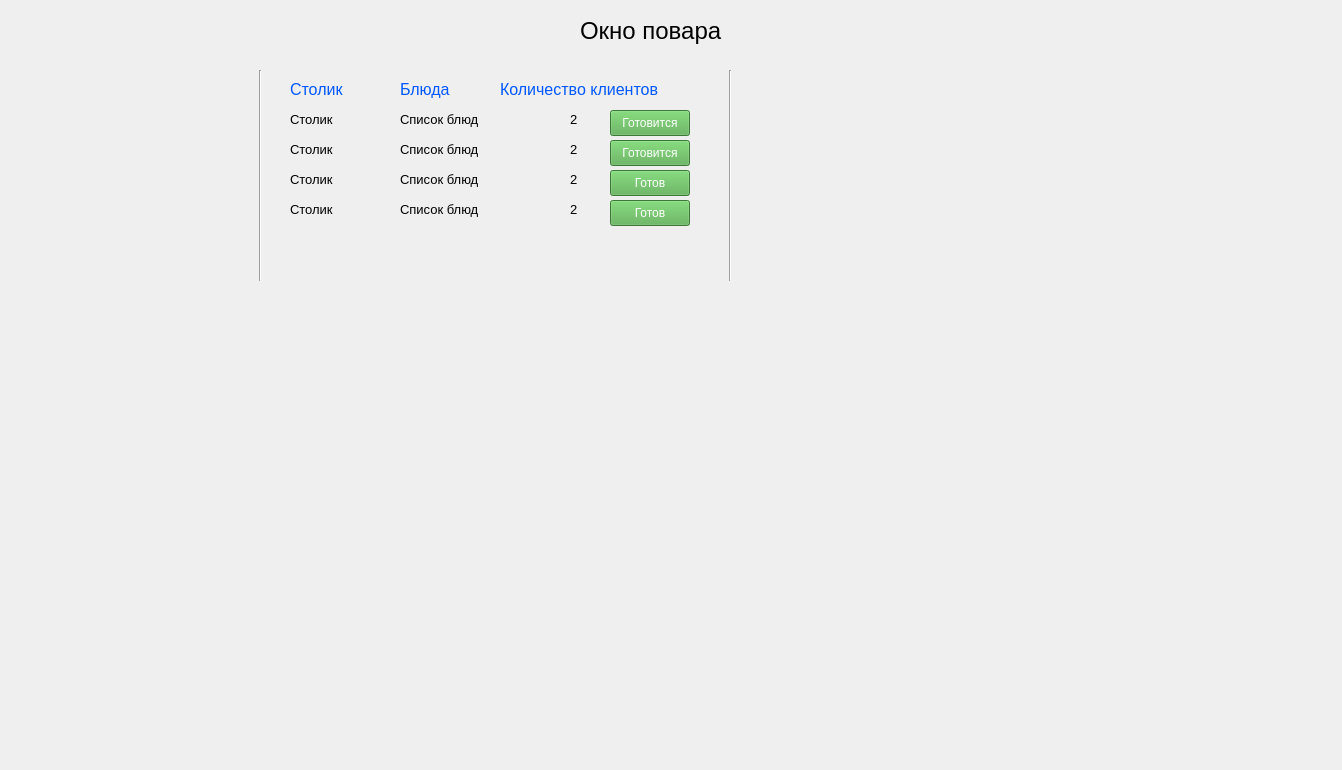
<?xml version="1.0" encoding="UTF-8"?>
<ui version="4.0">
 <class>Widget</class>
 <widget class="QWidget" name="Widget">
  <property name="geometry">
   <rect>
    <x>0</x>
    <y>0</y>
    <width>1342</width>
    <height>770</height>
   </rect>
  </property>
  <property name="windowTitle">
   <string>Widget</string>
  </property>
  <widget class="QLabel" name="label_7">
   <property name="geometry">
    <rect>
     <x>290</x>
     <y>170</y>
     <width>181</width>
     <height>18</height>
    </rect>
   </property>
   <property name="font">
    <font>
     <pointsize>10</pointsize>
    </font>
   </property>
   <property name="text">
    <string>Столик</string>
   </property>
  </widget>
  <widget class="QLabel" name="label_6">
   <property name="geometry">
    <rect>
     <x>290</x>
     <y>140</y>
     <width>181</width>
     <height>18</height>
    </rect>
   </property>
   <property name="font">
    <font>
     <pointsize>10</pointsize>
    </font>
   </property>
   <property name="text">
    <string>Столик</string>
   </property>
  </widget>
  <widget class="QLabel" name="label_10">
   <property name="geometry">
    <rect>
     <x>400</x>
     <y>140</y>
     <width>181</width>
     <height>18</height>
    </rect>
   </property>
   <property name="font">
    <font>
     <pointsize>10</pointsize>
    </font>
   </property>
   <property name="text">
    <string>Список блюд</string>
   </property>
  </widget>
  <widget class="QLabel" name="label_8">
   <property name="geometry">
    <rect>
     <x>290</x>
     <y>200</y>
     <width>181</width>
     <height>18</height>
    </rect>
   </property>
   <property name="font">
    <font>
     <pointsize>10</pointsize>
    </font>
   </property>
   <property name="text">
    <string>Столик</string>
   </property>
  </widget>
  <widget class="QLabel" name="label">
   <property name="geometry">
    <rect>
     <x>580</x>
     <y>10</y>
     <width>211</width>
     <height>41</height>
    </rect>
   </property>
   <property name="font">
    <font>
     <pointsize>18</pointsize>
    </font>
   </property>
   <property name="text">
    <string>Окно повара</string>
   </property>
  </widget>
  <widget class="QLabel" name="label_2">
   <property name="geometry">
    <rect>
     <x>400</x>
     <y>80</y>
     <width>58</width>
     <height>18</height>
    </rect>
   </property>
   <property name="font">
    <font>
     <pointsize>12</pointsize>
    </font>
   </property>
   <property name="styleSheet">
    <string notr="true">color: rgb(0, 88, 255);</string>
   </property>
   <property name="text">
    <string>Блюда</string>
   </property>
  </widget>
  <widget class="QLabel" name="label_11">
   <property name="geometry">
    <rect>
     <x>400</x>
     <y>170</y>
     <width>181</width>
     <height>18</height>
    </rect>
   </property>
   <property name="font">
    <font>
     <pointsize>10</pointsize>
    </font>
   </property>
   <property name="text">
    <string>Список блюд</string>
   </property>
  </widget>
  <widget class="QLabel" name="label_12">
   <property name="geometry">
    <rect>
     <x>400</x>
     <y>200</y>
     <width>181</width>
     <height>18</height>
    </rect>
   </property>
   <property name="font">
    <font>
     <pointsize>10</pointsize>
    </font>
   </property>
   <property name="text">
    <string>Список блюд</string>
   </property>
  </widget>
  <widget class="QLabel" name="label_3">
   <property name="geometry">
    <rect>
     <x>500</x>
     <y>80</y>
     <width>181</width>
     <height>18</height>
    </rect>
   </property>
   <property name="font">
    <font>
     <pointsize>12</pointsize>
    </font>
   </property>
   <property name="styleSheet">
    <string notr="true">color: rgb(0, 88, 255);</string>
   </property>
   <property name="text">
    <string>Количество клиентов</string>
   </property>
  </widget>
  <widget class="QLabel" name="label_5">
   <property name="geometry">
    <rect>
     <x>290</x>
     <y>110</y>
     <width>181</width>
     <height>18</height>
    </rect>
   </property>
   <property name="font">
    <font>
     <pointsize>10</pointsize>
    </font>
   </property>
   <property name="text">
    <string>Столик</string>
   </property>
  </widget>
  <widget class="QLabel" name="label_15">
   <property name="geometry">
    <rect>
     <x>570</x>
     <y>170</y>
     <width>181</width>
     <height>18</height>
    </rect>
   </property>
   <property name="font">
    <font>
     <pointsize>10</pointsize>
    </font>
   </property>
   <property name="text">
    <string>2</string>
   </property>
  </widget>
  <widget class="Line" name="line">
   <property name="geometry">
    <rect>
     <x>720</x>
     <y>70</y>
     <width>20</width>
     <height>211</height>
    </rect>
   </property>
   <property name="orientation">
    <enum>Qt::Vertical</enum>
   </property>
  </widget>
  <widget class="QLabel" name="label_13">
   <property name="geometry">
    <rect>
     <x>570</x>
     <y>110</y>
     <width>181</width>
     <height>18</height>
    </rect>
   </property>
   <property name="font">
    <font>
     <pointsize>10</pointsize>
    </font>
   </property>
   <property name="text">
    <string>2</string>
   </property>
  </widget>
  <widget class="QLabel" name="label_16">
   <property name="geometry">
    <rect>
     <x>570</x>
     <y>200</y>
     <width>181</width>
     <height>18</height>
    </rect>
   </property>
   <property name="font">
    <font>
     <pointsize>10</pointsize>
    </font>
   </property>
   <property name="text">
    <string>2</string>
   </property>
  </widget>
  <widget class="Line" name="line_2">
   <property name="geometry">
    <rect>
     <x>250</x>
     <y>70</y>
     <width>20</width>
     <height>211</height>
    </rect>
   </property>
   <property name="orientation">
    <enum>Qt::Vertical</enum>
   </property>
  </widget>
  <widget class="QLabel" name="label_4">
   <property name="geometry">
    <rect>
     <x>290</x>
     <y>80</y>
     <width>61</width>
     <height>18</height>
    </rect>
   </property>
   <property name="font">
    <font>
     <pointsize>12</pointsize>
    </font>
   </property>
   <property name="styleSheet">
    <string notr="true">color: rgb(0, 88, 255);</string>
   </property>
   <property name="text">
    <string>Столик</string>
   </property>
  </widget>
  <widget class="QLabel" name="label_14">
   <property name="geometry">
    <rect>
     <x>570</x>
     <y>140</y>
     <width>181</width>
     <height>18</height>
    </rect>
   </property>
   <property name="font">
    <font>
     <pointsize>10</pointsize>
    </font>
   </property>
   <property name="text">
    <string>2</string>
   </property>
  </widget>
  <widget class="QLabel" name="label_9">
   <property name="geometry">
    <rect>
     <x>400</x>
     <y>110</y>
     <width>181</width>
     <height>18</height>
    </rect>
   </property>
   <property name="font">
    <font>
     <pointsize>10</pointsize>
    </font>
   </property>
   <property name="text">
    <string>Список блюд</string>
   </property>
  </widget>
  <widget class="QPushButton" name="pushButton">
   <property name="geometry">
    <rect>
     <x>610</x>
     <y>110</y>
     <width>80</width>
     <height>26</height>
    </rect>
   </property>
   <property name="styleSheet">
    <string notr="true">color: rgb(255, 255, 255);
background-color: rgb(82, 171, 75);</string>
   </property>
   <property name="text">
    <string>Готовится</string>
   </property>
  </widget>
  <widget class="QPushButton" name="pushButton_2">
   <property name="geometry">
    <rect>
     <x>610</x>
     <y>170</y>
     <width>80</width>
     <height>26</height>
    </rect>
   </property>
   <property name="styleSheet">
    <string notr="true">color: rgb(255, 255, 255);
background-color: rgb(82, 171, 75);</string>
   </property>
   <property name="text">
    <string>Готов</string>
   </property>
  </widget>
  <widget class="QPushButton" name="pushButton_3">
   <property name="geometry">
    <rect>
     <x>610</x>
     <y>140</y>
     <width>80</width>
     <height>26</height>
    </rect>
   </property>
   <property name="styleSheet">
    <string notr="true">color: rgb(255, 255, 255);
background-color: rgb(82, 171, 75);</string>
   </property>
   <property name="text">
    <string>Готовится</string>
   </property>
  </widget>
  <widget class="QPushButton" name="pushButton_4">
   <property name="geometry">
    <rect>
     <x>610</x>
     <y>200</y>
     <width>80</width>
     <height>26</height>
    </rect>
   </property>
   <property name="styleSheet">
    <string notr="true">color: rgb(255, 255, 255);
background-color: rgb(82, 171, 75);</string>
   </property>
   <property name="text">
    <string>Готов</string>
   </property>
  </widget>
 </widget>
 <resources/>
 <connections/>
</ui>
